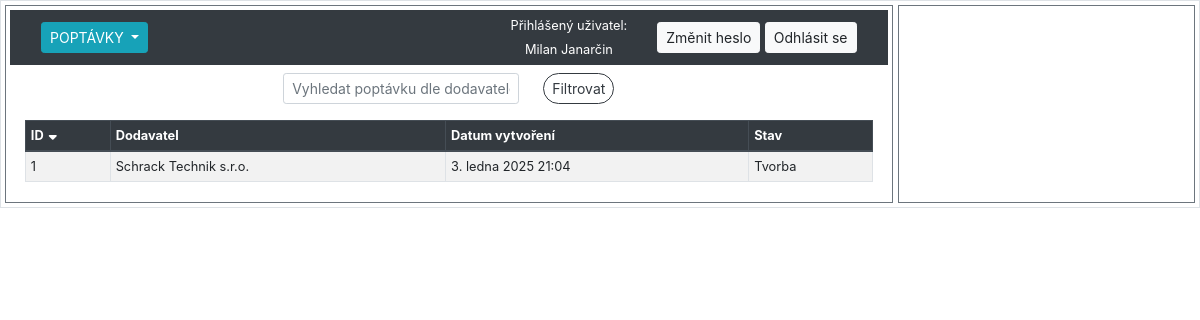
The page /sklad/poptavky/ (signed in) on the database its author committed.
### hpm_sklad/models.py (models this page shows, shortened)
class Poptavky(models.Model):
    class Meta:
        verbose_name_plural = 'Poptávky'
        verbose_name = 'Poptávka'
    STAVY_CHOICES = [
        ('Tvorba', 'Ve tvorbě'),
        ('Poptáno', 'Poptáno'),
        ('Uzavřeno', 'Uzavřeno'),
        ]
    dodavatel = models.ForeignKey(Dodavatele, on_delete=models.CASCADE, related_name='poptavky_dodavatele', verbose_name="Dodavatel")
    datum_vytvoreni = models.DateTimeField(auto_now_add=True, verbose_name="Datum vytvoření")
    stav = models.CharField(max_length=10, choices=STAVY_CHOICES, default='Tvorba', verbose_name="Stav poptávky")
    varianty = models.ManyToManyField('Varianty', through='PoptavkaVarianty')

class Dodavatele(models.Model):
    class Meta:
        verbose_name_plural = "Dodavatelé"
    LANGUAGE_CHOICES = [
        ('CZ', 'Český'),
        ('SK', 'Slovenský'),
        ('DE', 'Německý'),
        ('EN', 'Anglický')
    ]
    dodavatel = models.CharField(max_length=100, verbose_name="Dodavatel")
    kontakt = models.CharField(null=True, max_length=100, verbose_name="Kontaktní osoba")
    email = models.EmailField(null=True, max_length=100, verbose_name="E-mail")
    telefon = models.CharField(null=True, max_length=20, verbose_name="Telefon")
    jazyk = models.CharField(null=True, max_length=2, choices=LANGUAGE_CHOICES, default='CZ', verbose_name="Jazyk")
    def __str__(self):
        return f"{self.dodavatel}"

### hpm_sklad/views.py (the view, shortened to what this page needs)
# urls.py: path('sklad/poptavky/', views.PoptavkaListView.as_view(), name='poptavky'),
class PoptavkaListView(LoginRequiredMixin, ListView):
    model = Poptavky
    template_name = 'hpm_sklad/poptavky.html'
    paginate_by = 20
    export_csv = False
    def get_context_data(self, **kwargs):
        context = super().get_context_data(**kwargs)
        selected_id = self.request.GET.get('selected', None)
        if selected_id:
            context['selected_item'] = get_object_or_404(Dodavatele, id=selected_id)
        else:
            context['selected_item'] = None
        context.update({
            'db_table': 'poptavky',
            'sort': self.request.GET.get('sort', 'id'),
            'order': self.request.GET.get('order', 'down'),
            'query': self.request.GET.get('query', ''),
            'current_user': self.request.user,
        })
        return context
    def get_queryset(self):
        queryset = Poptavky.objects.all()
        query = self.request.GET.get('query', '')
        sort = self.request.GET.get('sort', 'id')
        order = self.request.GET.get('order', 'down')
        if query:
            queryset = queryset.filter(dodavatel__icontains=query)
        if order == 'down':
            sort = f"-{sort}"
        queryset = queryset.order_by(sort)
        return queryset
    def render_to_response(self, context, **response_kwargs):
        if getattr(self, 'export_csv', False):
            return self.export_to_csv(self.get_queryset())
        else:
            return super().render_to_response(context, **response_kwargs)

### hpm_sklad/templatetags/custom_filters.py (called while the page is built)
@register.filter
def url_remove_param(querystring, params):
    params = params.split(',')
    new_querystring = '&'.join(
        f"{key}={value}"
        for part in querystring.split('&')
        if '=' in part and (key := part.split('=')[0]) not in params and (value := part.split('=')[1])
    )
    return new_querystring

### hpm_sklad/templates/hpm_sklad/poptavky.html (shortened to what this page needs)
{% extends "hpm_sklad/base_left_right_column.html" %}
{% load static %}
{% load custom_filters %}
{% block left_content %}
    <form method="GET" action="" class="form-inline justify-content-center align-items-center small my-2">
        <div class="form-group mx-sm-2 mb-2">
            <input class="form-control form-control-sm mr-sm-2" type="text" name="query" placeholder="Vyhledat poptávku dle dodavatele" value="{{ request.GET.query }}">
        </div>
        <div class="form-group mx-sm-2 mb-2">
            <button class="btn btn-outline-dark btn-sm rounded-pill" type="submit">Filtrovat</button>
        </div>
    </form>
    <div class="container-fluid">
        <table class="table table-sm table-hover table-striped table-bordered">
            <thead class="thead-dark">
                <tr>
                    {% with request.GET.urlencode as querystring %}
                        <th>
                            <a href="?sort=id&order={% if request.GET.sort == 'id' and request.GET.order == 'up' %}down{% else %}up{% endif %}&{{ querystring|url_remove_param:'sort,order' }}">
                                ID
                                {% if not request.GET.sort %}
                                    <i class="fas fa-sort-down"></i>
                                {% endif %}
                            </a>
                        </th>
                        <th>
                            <a href="?sort=dodavatel&order={% if request.GET.sort == 'dodavatel' and request.GET.order == 'up' %}down{% else %}up{% endif %}&{{ querystring|url_remove_param:'sort,order' }}">
                                Dodavatel
                            </a>
                        </th>
                        <th>
                            <a href="?sort=kontakt&order={% if request.GET.sort == 'kontakt' and request.GET.order == 'up' %}down{% else %}up{% endif %}&{{ querystring|url_remove_param:'sort,order' }}">
                                Datum vytvoření
                            </a>
                        </th>
                        <th>
                            <a href="?sort=email&order={% if request.GET.sort == 'email' and request.GET.order == 'up' %}down{% else %}up{% endif %}&{{ querystring|url_remove_param:'sort,order' }}">
                                Stav
                            </a>
                        </th>
                    {% endwith %}
                </tr>
            </thead>
            <tbody class="show-pointer">
                {% for item in object_list %}
                    <tr data-id="{{ item.pk }}" data-detail-url="{% url 'poptavka_varianty' item.pk %}" onclick="loadDetail('{% url 'poptavka_varianty' item.pk %}', '{{ item.pk }}')" {% if item.pk == selected_item.pk %} class="table-info"{% endif %}>
                        <td>{{ item.pk }}</td>
                        <td>{{ item.dodavatel|truncatechars:30 }}</td>
                        <td>{{ item.datum_vytvoreni }}</td>
                        <td>{{ item.stav }}</td>
                    </tr>
                {% endfor %}
            </tbody>
        </table>
    </div>
{% endblock %}

### hpm_sklad/templates/hpm_sklad/navbar.html (shortened to what this page needs)
<nav class="navbar navbar-expand-lg navbar-dark bg-dark">
    <div class="col">
        <div class="btn-group btn-group-sm dropdown my-1 mr-1">
            <button class="btn btn-info dropdown-toggle" type="button" id="dropdownMenuButton1" data-toggle="dropdown" aria-haspopup="true" aria-expanded="false">
                {% if db_table == 'sklad' %}SKLAD{% elif db_table == 'audit_log' %}POHYBY{% elif db_table == 'dodavatele' %}DODAVATELÉ{% elif db_table == 'poptavky' %}POPTÁVKY{% else %}Výběr modulu{% endif %}
            </button>
        </div>
    </div>
    {% if user.is_authenticated %}
        <div class="col-auto">
            <div>
                <p class="h6 small text-white">Přihlášený uživatel:</p>
            </div>
            <div>
                <p class="h6 small text-center my-0 text-white">{{ current_user.first_name }} {{ current_user.last_name }}</p>
            </div>
        </div>
        <div class="col-auto">
            <a class="btn btn-light btn-sm" href="{% url 'custom_password_change' %}">Změnit heslo</a>
            <a class="btn btn-light btn-sm" href="{% url 'logout' %}">Odhlásit se</a>
        </div>
    {% else %}
        <div class="col-auto">
            <a class="btn btn-light btn-sm" href="{% url 'login' %}">Přihlásit se</a>
        </div>
    {% endif %}
</nav>

### hpm_sklad/static/css/style.css (style rules this page uses)
form .form-group { margin-bottom: 5px; }
table { font-size: 0.8rem; }
.table-sm th a { color: inherit; text-decoration: none; display: inline-flex; align-items: center; }
.table-sm th a .fa-sort-up, .table-sm th a .fa-sort-down { margin-left: 5px; }
.show-pointer { cursor: pointer; }

### rows shown on the page
Poptavky: pk "1", dodavatel "Schrack Technik s.r.o.", datum_vytvoreni "3. ledna 2025 21:04", stav "Tvorba"

### other values the page prints
{{ current_user.first_name }} "Milan"
{{ current_user.last_name }} "Janarčin"
